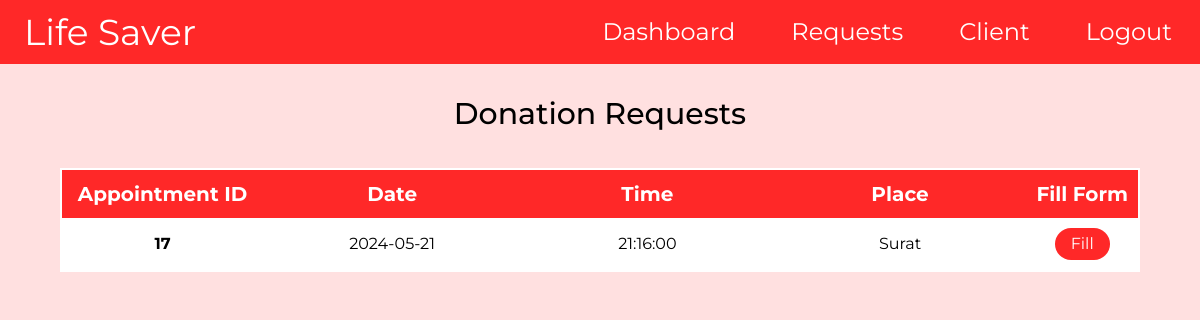
Screenshot of /DRequests (signed in) with the database file from the repository.
### app/models.py (models this page shows)
class DonationAppointment(UserMixin,db.Model):
    appointment_id = db.Column(db.Integer, primary_key=True, autoincrement=True)
    donor_id = db.Column(db.Integer, db.ForeignKey('donor.donor_id'), nullable=False)
    appointment_date = db.Column(db.Date, nullable=False)
    appointment_time = db.Column(db.Time, nullable=False)
    place = db.Column(db.String(20), nullable=False)
    ddone = db.Column(db.Boolean, default=False)
    donor = db.relationship('Donor', backref='appointments')

### app/routes.py (the view)
@app.route('/DRequests')
@login_required
@admin_required
def Drequests():
    current_day = datetime.now().date()
    ua = DonationAppointment.query.filter(DonationAppointment.appointment_date <= current_day).all()
    return render_template('Admin/Admin_DRequests.html',ua = ua)

### app/models.py (called while the page is built)
    def has_role(self, role):
        return role in self.roles

### app/routes.py (called while the page is built)
def admin_required(f):
    @wraps(f)
    def decorated_function(*args, **kwargs):
        if current_user.is_authenticated :
            if current_user.has_role('admin'):
                return f(*args, **kwargs)
            else:
                return redirect(url_for('index'))
        else:
            return redirect(url_for('index'))
    return decorated_function

@login_manager.user_loader
def load_user(user_id):
    donor = RDonor.query.get(user_id)
    if donor:
        return donor
    hospital = RHospital.query.get(user_id)
    if hospital:
        return hospital
    admin = AdminUser.query.get(user_id)
    if admin:
        return admin
    return None

### app/templates/Admin/Admin_DRequests.html (shortened to what this page needs)
<!DOCTYPE html>
<html lang="en" class="box-border scroll-smooth focus:scroll-auto">
<head>
  <script src="https://cdn.tailwindcss.com"></script>
  <link rel="stylesheet" href="{{ url_for('static', filename='profile.css') }}" />
</head>
<body class="dreq-body bg-[#ffe0e0]">
  <nav class="bg-[#FF2828] w-full flex py-[12px] text-white text-[24px] max-[830px]:hidden ">
    <div
      class="flex items-center w-[20%] ml-6 text-4xl hover:tracking-[0.1em] transition-all duration-700 cursor-pointer">
      <a href="{{ url_for('index') }}">Life Saver</a>
    </div>
    <div class="flex w-[80%] justify-end items-center">
      <div class="cursor-pointer hover:border-b-2 hover:border-white transition-all duration-100 mx-7">
        <a href="{{ url_for('Admin') }}">Dashboard</a>
      </div>
      <div class="nav-btn p-dropdown ap-req-dropdown input">
        <div class="temp flex items-center">
          <button class="inline mx-[28px]" onclick="showItemS()">
            <div class="hover:border-b-2 hover:border-white transition-all duration-100">Requests</div>
          </button>
        </div>
      </div>
      <div class="nav-btn2 p-dropdown ap-client-dropdown input">
        <div class="temp flex items-center">
          <button class="inline mx-[28px]" onclick="showItemSClient()">
            <div id="profile-pic-main" class="hover:border-b-2 hover:border-white transition-all duration-100">Client
            </div>
          </button>
        </div>
      </div>
      <div class="cursor-pointer hover:border-b-2 hover:border-white transition-all duration-100 mx-7">
        <a href="{{ url_for('logout') }}">Logout</a>
      </div>
    </div>
  </nav>
  <div class="my-8  text-3xl font-medium text-center">Donation Requests</div>
  <div class="mt-8 flex justify-center mb-[4rem]">
    <div class="a-right w-[90%] pt-1 overflow-x-scroll t-scroll">
      <table>
        <tr>
          <th class="bg-[#ff2828] text-white text-xl ">Appointment ID</th>
          <th class="bg-[#ff2828] text-white text-xl ">Date</th>
          <th class="bg-[#ff2828] text-white text-xl ">Time</th>
          <th class="bg-[#ff2828] text-white text-xl ">Place</th>
          <th class="bg-[#ff2828] text-white text-xl ">Fill Form</th>
        </tr>
        {% for appo in ua%}
        {% if appo.ddone == False %}
        <tr>
          <td class="font-bold">{{ appo.appointment_id}}</td>
          <td>{{ appo.appointment_date }}</td>
          <td>{{ appo.appointment_time }}</td>
          <td>{{ appo.place }}</td>
          <td>
            <button class="fill-form bg-[#ff2828] px-4 py-1 text-[#fff] rounded-2xl"
              onclick="OpenForm( '{{ appo.appointment_id }}','{{ appo.appointment_date }}' )">
              Fill
            </button>
          </td>
        </tr>
        {% endif %}
        {% endfor %}
      </table>
    </div>
  </div>
</body>
</html>

### app/static/profile.css (style rules this page uses)
body { font-family: 'Montserrat', sans-serif; }
:root { --text-sm:1rem; --text-md:2rem; --text-lg:2.5rem; --text-elg:3rem; --text-xxl:3.5rem; --border-rad-main:1.5rem; --border-rad:2rem; --primary-color:#ff2828; }
.p-dropdown { position: relative; }
table { border-collapse: collapse; width: 100%; }
th, td { padding: 10px; text-align: center; }
th { background-color: #FF2828; color: white; }
td { color:black; }
.a-right th, .a-right td { border: none; padding: 10px; text-align: center; }
.a-right tr:nth-child(even) { background-color: white; }
.a-right table { border:2px solid white; }
th:nth-child(1), td:nth-child(1) { width: 30%; }
th:nth-child(2), td:nth-child(2) { width: 30%; }
th:nth-child(3), td:nth-child(3) { width: 20%; }
th:nth-child(4), td:nth-child(4) { width: 25%; }
.a-right th:nth-child(1),.a-right td:nth-child(1) { width: 19%; }
.a-right th:nth-child(2),.a-right td:nth-child(2) { width: 27%; }
.a-right th:nth-child(3),.a-right td:nth-child(3) { width: 27%; }
.a-right th:nth-child(4),.a-right td:nth-child(4) { width: 27%; }
th,td { white-space: nowrap; }

### rows the page displays
DonationAppointment: appointment_id "17", appointment_date "2024-05-21", appointment_time "21:16:00", place "Surat"
